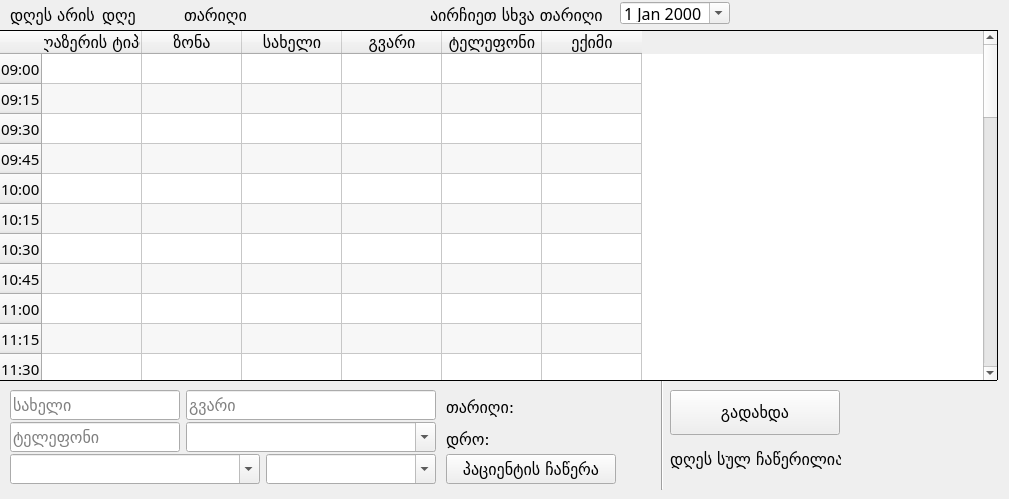
    <widget class="QWidget" name="las">
     <attribute name="title">
      <string>ლაზერი</string>
     </attribute>
     <widget class="QLineEdit" name="las_fname">
      <property name="geometry">
       <rect>
        <x>10</x>
        <y>390</y>
        <width>170</width>
        <height>30</height>
       </rect>
      </property>
      <property name="font">
       <font>
        <family>BPG Nino Mtavruli</family>
        <pointsize>12</pointsize>
       </font>
      </property>
      <property name="placeholderText">
       <string>სახელი</string>
      </property>
     </widget>
     <widget class="QLabel" name="las_date">
      <property name="geometry">
       <rect>
        <x>526</x>
        <y>398</y>
        <width>90</width>
        <height>20</height>
       </rect>
      </property>
      <property name="font">
       <font>
        <family>BPG Nino Mtavruli</family>
        <pointsize>12</pointsize>
       </font>
      </property>
      <property name="text">
       <string/>
      </property>
     </widget>
     <widget class="QLabel" name="las_time_label">
      <property name="geometry">
       <rect>
        <x>446</x>
        <y>430</y>
        <width>42</width>
        <height>19</height>
       </rect>
      </property>
      <property name="font">
       <font>
        <family>BPG Nino Mtavruli</family>
        <pointsize>12</pointsize>
       </font>
      </property>
      <property name="text">
       <string>დრო:</string>
      </property>
     </widget>
     <widget class="QLabel" name="las_time">
      <property name="geometry">
       <rect>
        <x>510</x>
        <y>430</y>
        <width>90</width>
        <height>16</height>
       </rect>
      </property>
      <property name="font">
       <font>
        <family>BPG Nino Mtavruli</family>
        <pointsize>12</pointsize>
       </font>
      </property>
      <property name="text">
       <string/>
      </property>
     </widget>
     <widget class="QLineEdit" name="las_lname">
      <property name="geometry">
       <rect>
        <x>186</x>
        <y>390</y>
        <width>250</width>
        <height>30</height>
       </rect>
      </property>
      <property name="font">
       <font>
        <family>BPG Nino Mtavruli</family>
        <pointsize>12</pointsize>
       </font>
      </property>
      <property name="placeholderText">
       <string>გვარი</string>
      </property>
     </widget>
     <widget class="Line" name="las_line">
      <property name="geometry">
       <rect>
        <x>660</x>
        <y>380</y>
        <width>5</width>
        <height>110</height>
       </rect>
      </property>
      <property name="orientation">
       <enum>Qt::Vertical</enum>
      </property>
     </widget>
     <widget class="QLineEdit" name="las_phone">
      <property name="geometry">
       <rect>
        <x>10</x>
        <y>422</y>
        <width>170</width>
        <height>30</height>
       </rect>
      </property>
      <property name="font">
       <font>
        <family>BPG Nino Mtavruli</family>
        <pointsize>12</pointsize>
       </font>
      </property>
      <property name="placeholderText">
       <string>ტელეფონი</string>
      </property>
     </widget>
     <widget class="QPushButton" name="las_pay_button">
      <property name="geometry">
       <rect>
        <x>670</x>
        <y>390</y>
        <width>170</width>
        <height>45</height>
       </rect>
      </property>
      <property name="font">
       <font>
        <family>BPG Nino Mtavruli</family>
        <pointsize>12</pointsize>
       </font>
      </property>
      <property name="text">
       <string>გადახდა</string>
      </property>
     </widget>
     <widget class="QLabel" name="las_date_label">
      <property name="geometry">
       <rect>
        <x>446</x>
        <y>398</y>
        <width>70</width>
        <height>19</height>
       </rect>
      </property>
      <property name="font">
       <font>
        <family>BPG Nino Mtavruli</family>
        <pointsize>12</pointsize>
       </font>
      </property>
      <property name="text">
       <string>თარიღი:</string>
      </property>
     </widget>
     <widget class="QTableWidget" name="las_appointments">
      <property name="geometry">
       <rect>
        <x>-2</x>
        <y>30</y>
        <width>1000</width>
        <height>351</height>
       </rect>
      </property>
      <property name="sizePolicy">
       <sizepolicy hsizetype="Expanding" vsizetype="Expanding">
        <horstretch>0</horstretch>
        <verstretch>0</verstretch>
       </sizepolicy>
      </property>
      <property name="maximumSize">
       <size>
        <width>1001</width>
        <height>16777215</height>
       </size>
      </property>
      <property name="baseSize">
       <size>
        <width>0</width>
        <height>0</height>
       </size>
      </property>
      <property name="font">
       <font>
        <family>BPG Nino Mtavruli</family>
        <pointsize>11</pointsize>
       </font>
      </property>
      <property name="styleSheet">
       <string notr="true"/>
      </property>
      <property name="frameShape">
       <enum>QFrame::Panel</enum>
      </property>
      <property name="frameShadow">
       <enum>QFrame::Plain</enum>
      </property>
      <property name="verticalScrollBarPolicy">
       <enum>Qt::ScrollBarAlwaysOn</enum>
      </property>
      <property name="alternatingRowColors">
       <bool>true</bool>
      </property>
      <property name="showGrid">
       <bool>true</bool>
      </property>
      <property name="gridStyle">
       <enum>Qt::SolidLine</enum>
      </property>
      <property name="sortingEnabled">
       <bool>false</bool>
      </property>
      <row>
       <property name="text">
        <string>09:00</string>
       </property>
      </row>
      <row>
       <property name="text">
        <string>09:15</string>
       </property>
      </row>
      <row>
       <property name="text">
        <string>09:30</string>
       </property>
      </row>
      <row>
       <property name="text">
        <string>09:45</string>
       </property>
      </row>
      <row>
       <property name="text">
        <string>10:00</string>
       </property>
      </row>
      <row>
       <property name="text">
        <string>10:15</string>
       </property>
      </row>
      <row>
       <property name="text">
        <string>10:30</string>
       </property>
      </row>
      <row>
       <property name="text">
        <string>10:45</string>
       </property>
      </row>
      <row>
       <property name="text">
        <string>11:00</string>
       </property>
      </row>
      <row>
       <property name="text">
        <string>11:15</string>
       </property>
      </row>
      <row>
       <property name="text">
        <string>11:30</string>
       </property>
      </row>
      <row>
       <property name="text">
        <string>11:45</string>
       </property>
      </row>
      <row>
       <property name="text">
        <string>12:00</string>
       </property>
      </row>
      <row>
       <property name="text">
        <string>12:15</string>
       </property>
      </row>
      <row>
       <property name="text">
        <string>12:30</string>
       </property>
      </row>
      <row>
       <property name="text">
        <string>12:45</string>
       </property>
      </row>
      <row>
       <property name="text">
        <string>13:00</string>
       </property>
      </row>
      <row>
       <property name="text">
        <string>13:15</string>
       </property>
      </row>
      <row>
       <property name="text">
        <string>13:30</string>
       </property>
      </row>
      <row>
       <property name="text">
        <string>13:45</string>
       </property>
      </row>
      <row>
       <property name="text">
        <string>14:00</string>
       </property>
      </row>
      <row>
       <property name="text">
        <string>14:15</string>
       </property>
      </row>
      <row>
       <property name="text">
        <string>14:30</string>
       </property>
      </row>
      <row>
       <property name="text">
        <string>14:45</string>
       </property>
      </row>
      <row>
       <property name="text">
        <string>15:00</string>
       </property>
      </row>
      <row>
       <property name="text">
        <string>15:15</string>
       </property>
      </row>
      <row>
       <property name="text">
        <string>15:30</string>
       </property>
      </row>
      <row>
       <property name="text">
        <string>15:45</string>
       </property>
      </row>
      <row>
       <property name="text">
        <string>16:00</string>
       </property>
      </row>
      <row>
       <property name="text">
        <string>16:15</string>
       </property>
      </row>
      <row>
       <property name="text">
        <string>16:30</string>
       </property>
      </row>
      <row>
       <property name="text">
        <string>16:45</string>
       </property>
      </row>
      <row>
       <property name="text">
        <string>17:00</string>
       </property>
      </row>
      <row>
       <property name="text">
        <string>17:15</string>
       </property>
      </row>
      <row>
       <property name="text">
        <string>17:30</string>
       </property>
      </row>
      <row>
       <property name="text">
        <string>17:45</string>
       </property>
      </row>
      <row>
       <property name="text">
        <string>18:00</string>
       </property>
      </row>
      <row>
       <property name="text">
        <string>18:15</string>
       </property>
      </row>
      <row>
       <property name="text">
        <string>18:30</string>
       </property>
      </row>
      <row>
       <property name="text">
        <string>18:45</string>
       </property>
      </row>
      <row>
       <property name="text">
        <string>19:00</string>
       </property>
      </row>
      <row>
       <property name="text">
        <string>19:15</string>
       </property>
      </row>
      <row>
       <property name="text">
        <string>19:30</string>
       </property>
      </row>
      <row>
       <property name="text">
        <string>19:45</string>
       </property>
      </row>
      <column>
       <property name="text">
        <string>ლაზერის ტიპი</string>
       </property>
       <property name="font">
        <font>
         <family>BPG Nino Mtavruli</family>
         <pointsize>12</pointsize>
        </font>
       </property>
       <property name="textAlignment">
        <set>AlignCenter</set>
       </property>
      </column>
      <column>
       <property name="text">
        <string>ზონა</string>
       </property>
       <property name="font">
        <font>
         <family>BPG Nino Mtavruli</family>
         <pointsize>12</pointsize>
        </font>
       </property>
       <property name="textAlignment">
        <set>AlignCenter</set>
       </property>
      </column>
      <column>
       <property name="text">
        <string>სახელი</string>
       </property>
       <property name="font">
        <font>
         <family>BPG Nino Mtavruli</family>
         <pointsize>12</pointsize>
        </font>
       </property>
       <property name="textAlignment">
        <set>AlignCenter</set>
       </property>
      </column>
      <column>
       <property name="text">
        <string>გვარი</string>
       </property>
       <property name="font">
        <font>
         <family>BPG Nino Mtavruli</family>
         <pointsize>12</pointsize>
        </font>
       </property>
       <property name="textAlignment">
        <set>AlignCenter</set>
       </property>
      </column>
      <column>
       <property name="text">
        <string>ტელეფონი</string>
       </property>
       <property name="font">
        <font>
         <family>BPG Nino Mtavruli</family>
         <pointsize>12</pointsize>
        </font>
       </property>
       <property name="textAlignment">
        <set>AlignCenter</set>
       </property>
      </column>
      <column>
       <property name="text">
        <string>ექიმი</string>
       </property>
       <property name="font">
        <font>
         <family>BPG Nino Mtavruli</family>
         <pointsize>12</pointsize>
        </font>
       </property>
       <property name="textAlignment">
        <set>AlignCenter</set>
       </property>
      </column>
      <item row="4" column="4">
       <property name="text">
        <string/>
       </property>
      </item>
     </widget>
     <widget class="QComboBox" name="las_doctor">
      <property name="geometry">
       <rect>
        <x>266</x>
        <y>454</y>
        <width>170</width>
        <height>30</height>
       </rect>
      </property>
      <property name="font">
       <font>
        <family>BPG Nino Mtavruli</family>
        <pointsize>11</pointsize>
       </font>
      </property>
      <property name="editable">
       <bool>true</bool>
      </property>
     </widget>
     <widget class="QComboBox" name="las_type">
      <property name="geometry">
       <rect>
        <x>186</x>
        <y>422</y>
        <width>250</width>
        <height>30</height>
       </rect>
      </property>
      <property name="font">
       <font>
        <family>BPG Nino Mtavruli</family>
        <pointsize>12</pointsize>
       </font>
      </property>
      <property name="editable">
       <bool>true</bool>
      </property>
     </widget>
     <widget class="QPushButton" name="las_make_an_appointment_button">
      <property name="geometry">
       <rect>
        <x>446</x>
        <y>454</y>
        <width>170</width>
        <height>30</height>
       </rect>
      </property>
      <property name="font">
       <font>
        <family>BPG Nino Mtavruli</family>
        <pointsize>12</pointsize>
       </font>
      </property>
      <property name="text">
       <string>პაციენტის ჩაწერა</string>
      </property>
     </widget>
     <widget class="QComboBox" name="las_zone">
      <property name="geometry">
       <rect>
        <x>10</x>
        <y>454</y>
        <width>250</width>
        <height>30</height>
       </rect>
      </property>
      <property name="font">
       <font>
        <family>BPG Nino Mtavruli</family>
        <pointsize>11</pointsize>
       </font>
      </property>
      <property name="editable">
       <bool>true</bool>
      </property>
     </widget>
     <widget class="QLabel" name="las_patients_label">
      <property name="geometry">
       <rect>
        <x>670</x>
        <y>450</y>
        <width>171</width>
        <height>19</height>
       </rect>
      </property>
      <property name="font">
       <font>
        <family>BPG Nino Mtavruli</family>
        <pointsize>12</pointsize>
       </font>
      </property>
      <property name="text">
       <string>დღეს სულ ჩაწერილია:</string>
      </property>
     </widget>
     <widget class="QLabel" name="las_patients">
      <property name="geometry">
       <rect>
        <x>853</x>
        <y>447</y>
        <width>66</width>
        <height>25</height>
       </rect>
      </property>
      <property name="font">
       <font>
        <family>BPG Nino Mtavruli</family>
        <pointsize>12</pointsize>
       </font>
      </property>
      <property name="text">
       <string/>
      </property>
     </widget>
     <widget class="QLabel" name="las_current_date">
      <property name="geometry">
       <rect>
        <x>184</x>
        <y>6</y>
        <width>120</width>
        <height>19</height>
       </rect>
      </property>
      <property name="font">
       <font>
        <family>BPG Nino Mtavruli</family>
        <pointsize>12</pointsize>
       </font>
      </property>
      <property name="text">
       <string>თარიღი</string>
      </property>
     </widget>
     <widget class="QLabel" name="las_current_day">
      <property name="geometry">
       <rect>
        <x>102</x>
        <y>5</y>
        <width>81</width>
        <height>20</height>
       </rect>
      </property>
      <property name="font">
       <font>
        <family>BPG Nino Mtavruli</family>
        <pointsize>12</pointsize>
       </font>
      </property>
      <property name="text">
       <string>დღე</string>
      </property>
     </widget>
     <widget class="QDateEdit" name="las_new_date">
      <property name="geometry">
       <rect>
        <x>620</x>
        <y>2</y>
        <width>110</width>
        <height>22</height>
       </rect>
      </property>
      <property name="font">
       <font>
        <family>BPG Nino Mtavruli</family>
        <pointsize>12</pointsize>
       </font>
      </property>
      <property name="calendarPopup">
       <bool>true</bool>
      </property>
     </widget>
     <widget class="QLabel" name="las_choose_date">
      <property name="geometry">
       <rect>
        <x>430</x>
        <y>6</y>
        <width>174</width>
        <height>19</height>
       </rect>
      </property>
      <property name="font">
       <font>
        <family>BPG Nino Mtavruli</family>
        <pointsize>12</pointsize>
       </font>
      </property>
      <property name="text">
       <string>აირჩიეთ სხვა თარიღი:</string>
      </property>
     </widget>
     <widget class="QLabel" name="today_is_las">
      <property name="geometry">
       <rect>
        <x>10</x>
        <y>6</y>
        <width>85</width>
        <height>19</height>
       </rect>
      </property>
      <property name="font">
       <font>
        <family>BPG Nino Mtavruli</family>
        <pointsize>12</pointsize>
       </font>
      </property>
      <property name="text">
       <string>დღეს არის:</string>
      </property>
     </widget>
    </widget>
